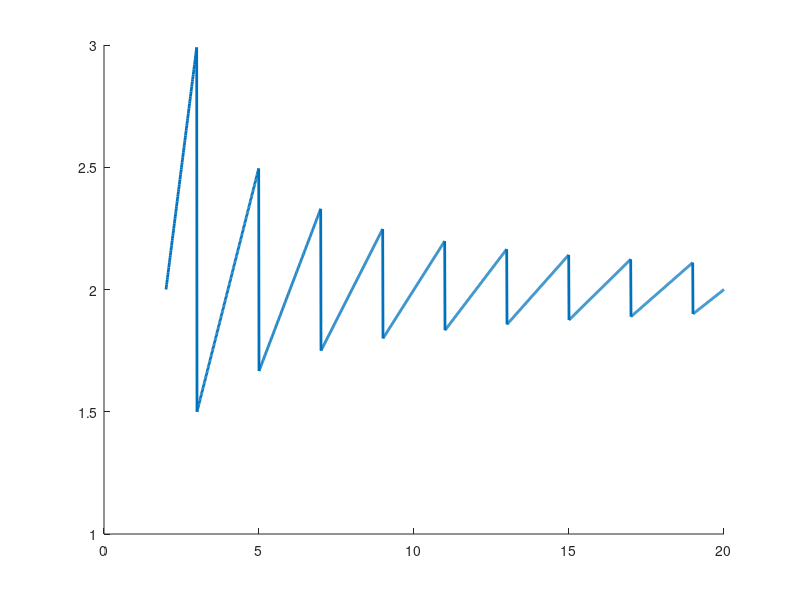

MATLAB code to generate this figure: (Note: this script raises an error after producing the figure.)
%%

ltarget = 2;  % target length
N = 10; % inspect N*l later

lhalf = ltarget/2;

L=ltarget:.01:N*ltarget;

nrDivisions = round(L/ltarget)
divisionLengths = L./nrDivisions;

%% plot
figure(1); clf; hold on
plot(L, divisionLengths,'LineWidth',2)
MW_makeplotlookbetter(20);
xlabel('Bacterium length (L)')
ylabel('Smallest cut length')

%% plot points of switch

discontinutities = [(ltarget+lhalf):ltarget:L(end)]

low=0;
high=max(divisionLengths)+ltarget;

for idx = 1:numel(discontinutities)
    plot([discontinutities(idx), discontinutities(idx)], [low,high],':','LineWidth',2)
end

ylim([low,high])

%% How do you expect one cell to divide?
% This is tricky, since you also still expect them to keep growing.

LENGTH=35;
STD=1;
N=1000;
colonyLengths = normrnd(LENGTH,STD,1,N);

%colonyLengths = [10];


%
observedCells = [];


division=1;
while(division)

    observedCells = [observedCells colonyLengths];
    
    % determine which ones divide
    divideIndices = find(colonyLengths > 2*ltarget);    
    
    if isempty(divideIndices)
        break
    end
    
    % divide them
    for idx = divideIndices
        
        currentLength = colonyLengths(idx);
        
        % determine # division planes
        nrDivisions = round(currentLength/ltarget);
        lresult = currentLength/nrDivisions;

        % determine where to divide
        % pick randomnumber between 1 and nrDivisions-1
        divisionN = round(.5+rand()*(nrDivisions-.5));
        
        % updates lineageLength
        cutlength = divisionN*lresult;
        colonyLengths(idx) = cutlength;
        colonyLengths(end+1) = (currentLength-cutlength);
        
    end
    
end

%observedCells

%%

figure(2); clf; hold on;
[count, x] = hist(observedCells,100);
plot(x,count,'-','LineWidth',2);
MW_makeplotlookbetter(20);
xlabel('cell length');
ylabel('count');








